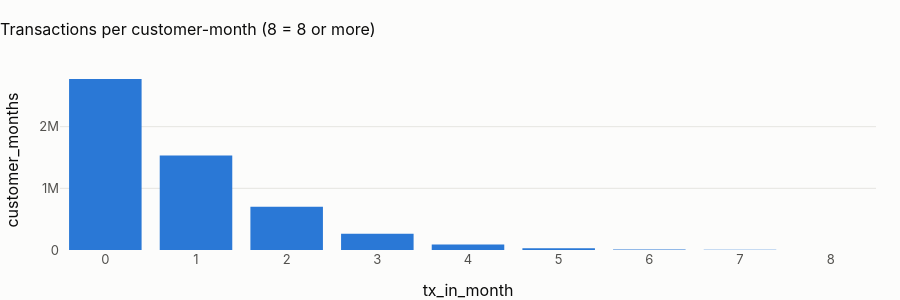

The cell this chart's notebook holds for it:
### Markdown cell above
## 6 · `int_customer_month_tx`: the dense monthly grid
Every customer gets a row for **every** month, with zeros where nothing happened. This is an **imputation of
zeros**, and it is the correct one: no transaction in a month means no activity, not an unknown value. Without the
grid, a rolling average over "the last 6 months" would silently average only the active months and overstate
activity.

### Code cell
grid = pl.q("""select count(*) as customer_months, count(distinct customer_id) as customers,
                      count(distinct month_start) as months, min(month_start) as first_month,
                      max(month_start) as last_month, round(100 * avg((n_tx = 0)::int), 2) as zero_month_pct,
                      round(100 * avg((inflow_usd > 0)::int), 2) as months_with_inflow_pct
               from {int_customer_month_tx}""")
show(grid, paging=False)
dist = pl.q(
    "select least(n_tx, 8) as tx_in_month, count(*) as customer_months from {int_customer_month_tx} group by 1"
)
fig = px.bar(
    dist.sort_values("tx_in_month"),
    x="tx_in_month",
    y="customer_months",
    title="Transactions per customer-month (8 = 8 or more)",
)
fig.update_layout(height=300)
fig.show()
recent = pl.q("""select months_with_inflow, count(*) as customers from (
                   select customer_id, count(*) filter (where inflow_usd > 0) as months_with_inflow
                   from {int_customer_month_tx} where month_start >= date '2025-11-01' group by 1)
                 group by 1 order by 1""")
show(recent, paging=False)

### Figure 1 — Plotly figure (JSON) as saved in the notebook; plotly's stock layout.template omitted (floating-point values rounded to 4 significant figures)
{"data": [{"hovertemplate": "tx_in_month=%{x}<br>customer_months=%{y}<extra></extra>", "legendgroup": "", "marker": {"color": "#2a78d6", "pattern": {"shape": ""}}, "name": "", "orientation": "v", "showlegend": false, "textposition": "auto", "type": "bar", "x": [0, 1, 2, 3, 4, 5, 6, 7, 8], "xaxis": "x", "y": [2773437, 1533352, 700250, 264721, 89573, 27817, 7964, 2173, 713], "yaxis": "y"}], "layout": {"barmode": "relative", "height": 300, "legend": {"tracegroupgap": 0}, "title": {"text": "Transactions per customer-month (8 = 8 or more)"}, "xaxis": {"anchor": "y", "domain": [0.0, 1.0], "title": {"text": "tx_in_month"}}, "yaxis": {"anchor": "x", "domain": [0.0, 1.0], "title": {"text": "customer_months"}}}}
